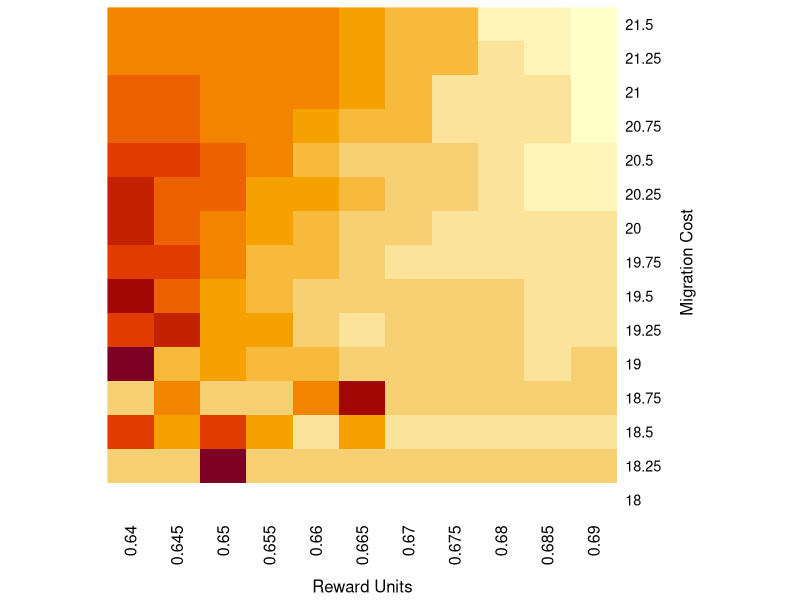

The R script that drew this image:
setwd("/Users/Nick/mysisModeling")
library(tidyr)
data = read.csv("data/results_0.64-0.69_18-21.5.csv")
data[,1] = NULL #Reading in the csv creates a junk column
  
names(data) = c("rewardUnits", "migrationCost", "mortality")
data <- data[order(data$rewardUnits),]

data_spread = spread(data, rewardUnits, mortality)
data_matrix = data.matrix(data_spread)
test = data_matrix[, 2:dim(data_matrix)[2]] #May need to change. 
row.names(test) =  unique(data$migrationCost) 
heatmap(test, Rowv=NA, Colv=NA, 
        xlab = "Reward Units", 
        ylab = "Migration Cost",
        heat.colors(256)
        )
